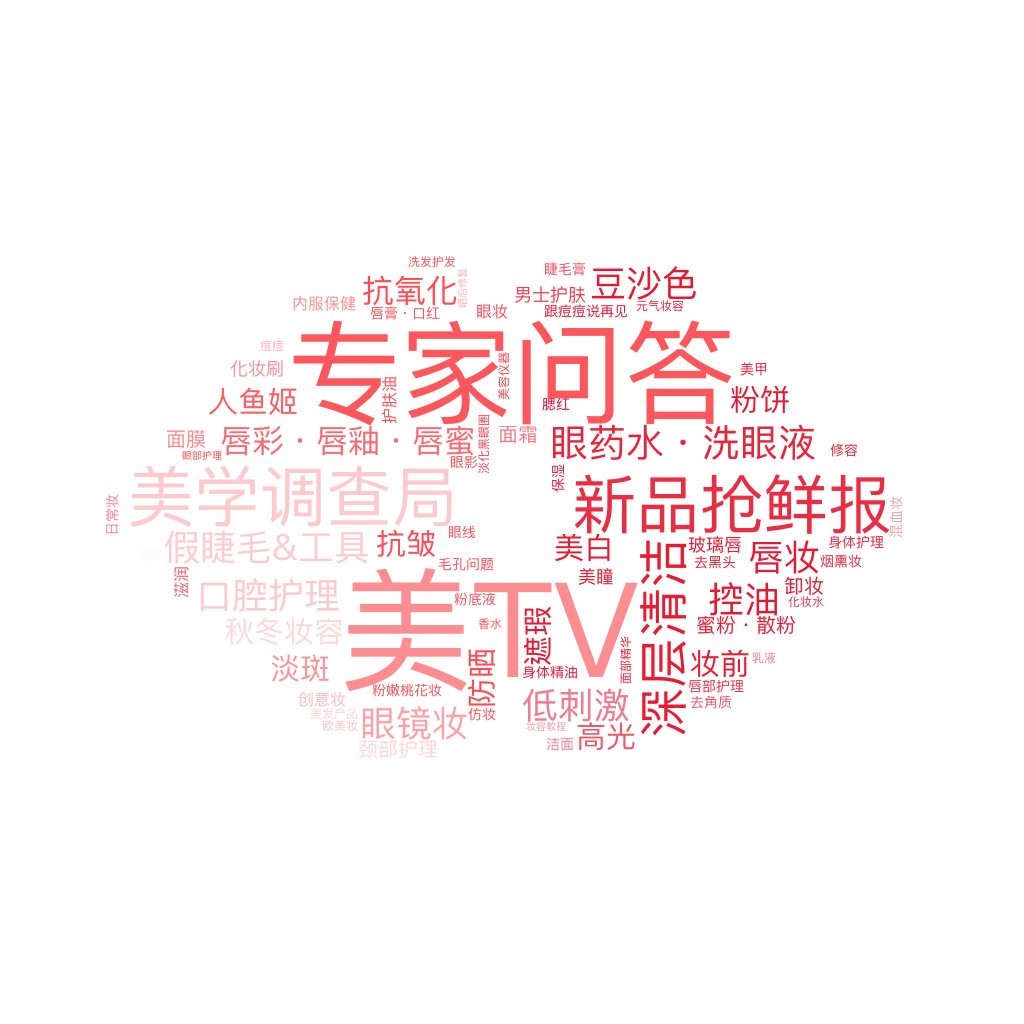

Python code for this plot:
import matplotlib.pyplot as plot
from wordcloud import WordCloud, STOPWORDS, ImageColorGenerator
import json
import random

with open('category.txt', 'r') as data:
    dataArr = json.load(data)

text = ''
textDict = {}

preDict = {
    "美TV" : random.uniform(0.8, 1),
    "美学调查局" : random.uniform(0.8, 1),
    "新品抢鲜报" : random.uniform(0.8, 1),
    "专家问答" : random.uniform(0.8, 1),
}

for dataDict in dataArr:
    name = dataDict['name']
    isHot = dataDict['isHot']
    hasIcon = dataDict['icon'] is not None
    # text += (name.replace(' ', '')) + ' '
    if name in preDict :
      textDict[name] = preDict[name]
    elif isHot and hasIcon:
        textDict[name] = random.uniform(0.5, 0.8)
    elif isHot or hasIcon:
        textDict[name] = random.uniform(0.3, 0.5)
    else:
        textDict[name] = random.uniform(0.1, 0.3)

backgroundImg = plot.imread('icon.jpg')
wc = WordCloud(
    background_color='white',
    font_path="/System/Library/Fonts/PingFang.ttc",
    scale=2,
    mask=backgroundImg,
    max_font_size=100,
    # colormap='rainbow',
    )
# wc.generate(text)
wc.generate_from_frequencies(textDict)
image_colors = ImageColorGenerator(backgroundImg)
wc.recolor(color_func = image_colors)
plot.imshow(wc)
plot.axis('off')
wc.to_file("yy.png")
